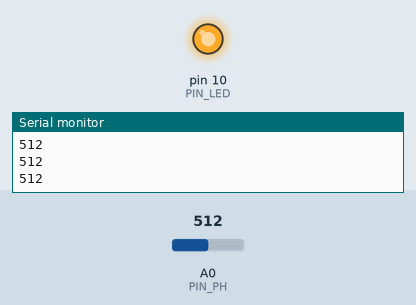
A sketch run on a simulated Arduino Uno, built with avr-gcc and run on an emulated ATmega328P. On the bench: output pins drawn as LEDs (lit = HIGH), the last lines printed to the serial monitor. Inputs (shaded band) come from the test bench; at power-on: A0 (PIN_PH) = 512.

Above: at 1.2 s.
1.3 s: A0 (PIN_PH) set to 193
2.8 s: A0 (PIN_PH) set to 168
At 3.6 s:
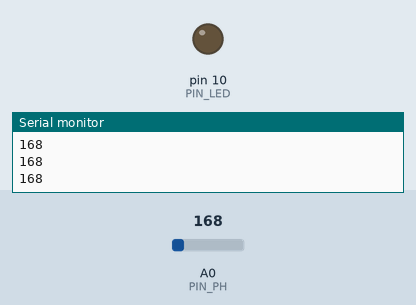
4.3 s: A0 (PIN_PH) set to 213
5.8 s: A0 (PIN_PH) set to 246
At 7.0 s:
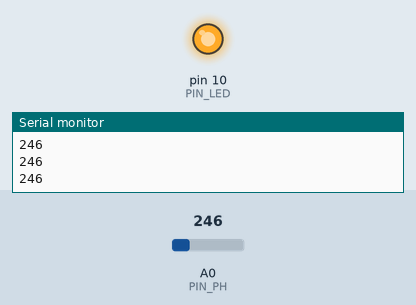
7.3 s: A0 (PIN_PH) set to 170
At 8.1 s:
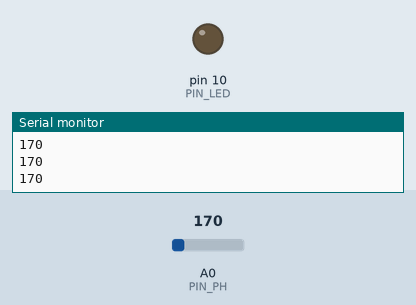
Timing chart, 0 to 9.8 s (numbered marks = the images above; inputs shaded):
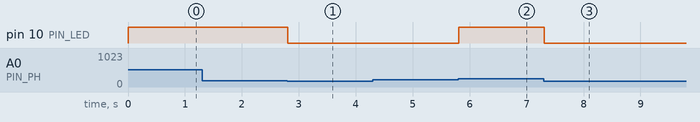

Measured:
- the behaviour switches between 180 and 179 on A0 (PIN_PH) (found by bisection; images 0 and 1)
- the behaviour switches between 230 and 231 on A0 (PIN_PH) (found by bisection; images 1 and 2)
- after the input at 2.8 s, pin 10 (PIN_LED): HIGH → LOW at once
- after the input at 5.8 s, pin 10 (PIN_LED): LOW → HIGH at once
- after the input at 7.3 s, pin 10 (PIN_LED): HIGH → LOW at once

The sketch:

main.ino
```cpp
#define PIN_LED 10
#define PIN_PH A0

void setup() {
  Serial.begin(9600);
  pinMode(PIN_LED, OUTPUT);
}

void loop() {
  int val = analogRead(PIN_PH);
  Serial.println(val);
  if (val < 180) {
    digitalWrite(PIN_LED, LOW);
   }
   if (val>230) {
    digitalWrite(PIN_LED, HIGH);
    }

}
```
